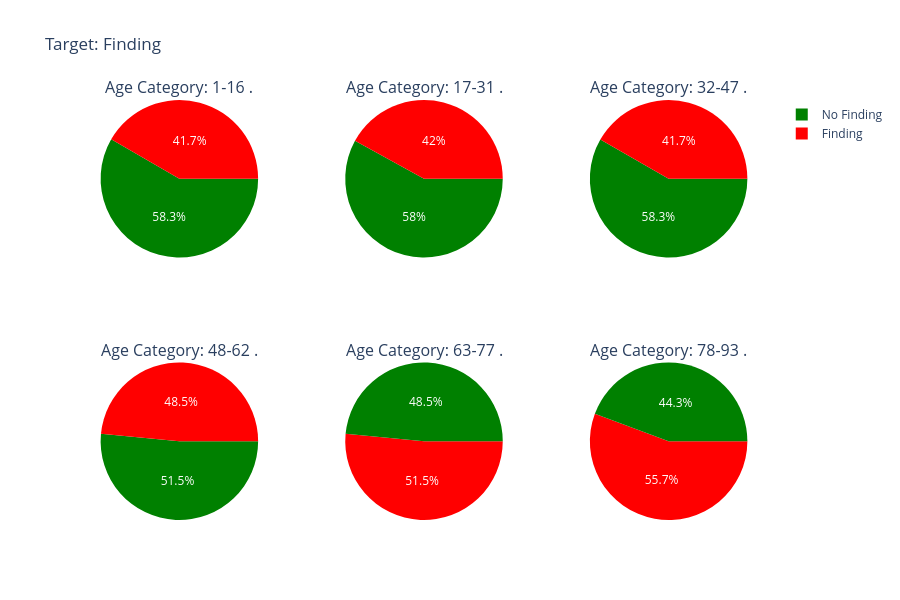

Write notebook code for a chart like this one.
### Code cell
plot_categorical_target_distribution(binary_labeled_data, ["Finding"], "Age Category")

### Figure 1 — Plotly figure (JSON) as saved in the notebook; plotly's stock layout.template omitted (floating-point values rounded to 4 significant figures)
{"data": [{"domain": {"x": [0, 0.2889], "y": [0.625, 1]}, "labels": ["No Finding", "Finding"], "marker": {"colors": ["green", "red"]}, "rotation": 90, "showlegend": true, "type": "pie", "values": [1259, 899], "visible": true}, {"domain": {"x": [0.3556, 0.6444], "y": [0.625, 1]}, "labels": ["No Finding", "Finding"], "marker": {"colors": ["green", "red"]}, "rotation": 90, "showlegend": false, "type": "pie", "values": [5044, 3652], "visible": true}, {"domain": {"x": [0.7111, 1], "y": [0.625, 1]}, "labels": ["No Finding", "Finding"], "marker": {"colors": ["green", "red"]}, "rotation": 90, "showlegend": false, "type": "pie", "values": [8191, 5860], "visible": true}, {"domain": {"x": [0, 0.2889], "y": [0, 0.375]}, "labels": ["No Finding", "Finding"], "marker": {"colors": ["green", "red"]}, "rotation": 90, "showlegend": false, "type": "pie", "values": [9684, 9122], "visible": true}, {"domain": {"x": [0.3556, 0.6444], "y": [0, 0.375]}, "labels": ["No Finding", "Finding"], "marker": {"colors": ["green", "red"]}, "rotation": 90, "showlegend": false, "type": "pie", "values": [4380, 4651], "visible": true}, {"domain": {"x": [0.7111, 1], "y": [0, 0.375]}, "labels": ["No Finding", "Finding"], "marker": {"colors": ["green", "red"]}, "rotation": 90, "showlegend": false, "type": "pie", "values": [365, 459], "visible": true}], "layout": {"annotations": [{"font": {"size": 16}, "showarrow": false, "text": "Age Category: 1-16\n.", "x": 0.1444, "xanchor": "center", "xref": "paper", "y": 1, "yanchor": "bottom", "yref": "paper"}, {"font": {"size": 16}, "showarrow": false, "text": "Age Category: 17-31\n.", "x": 0.5, "xanchor": "center", "xref": "paper", "y": 1, "yanchor": "bottom", "yref": "paper"}, {"font": {"size": 16}, "showarrow": false, "text": "Age Category: 32-47\n.", "x": 0.8556, "xanchor": "center", "xref": "paper", "y": 1, "yanchor": "bottom", "yref": "paper"}, {"font": {"size": 16}, "showarrow": false, "text": "Age Category: 48-62\n.", "x": 0.1444, "xanchor": "center", "xref": "paper", "y": 0.375, "yanchor": "bottom", "yref": "paper"}, {"font": {"size": 16}, "showarrow": false, "text": "Age Category: 63-77\n.", "x": 0.5, "xanchor": "center", "xref": "paper", "y": 0.375, "yanchor": "bottom", "yref": "paper"}, {"font": {"size": 16}, "showarrow": false, "text": "Age Category: 78-93\n.", "x": 0.8556, "xanchor": "center", "xref": "paper", "y": 0.375, "yanchor": "bottom", "yref": "paper"}], "height": 600, "title": {"text": "Target: Finding"}}}
